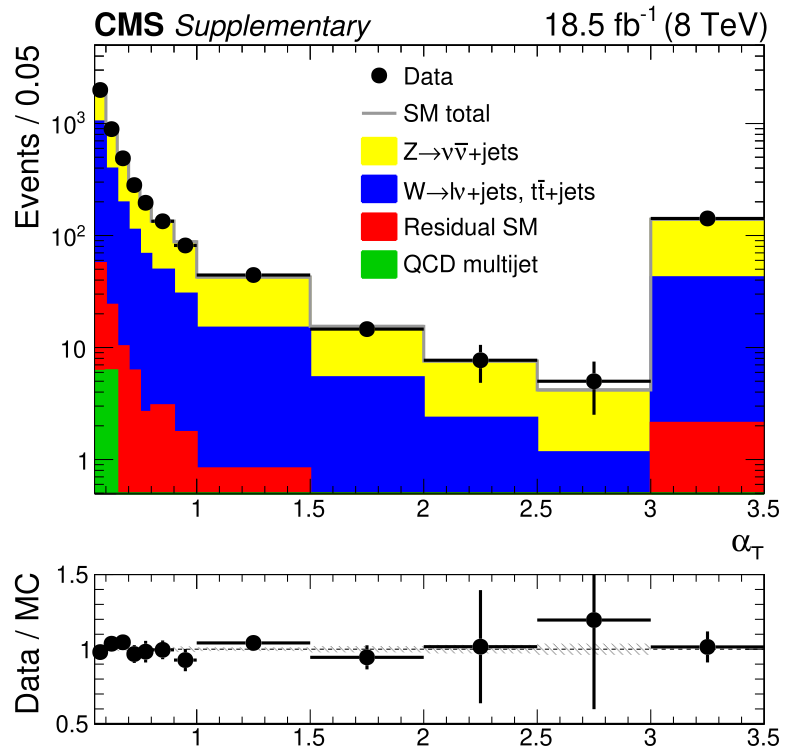

This figure's Python source:
import ROOT as r
from setTDRStyle import setTDRStyle
from array import *
from histos import *
from collections import OrderedDict as odict 

################################################################################
# Params

setTDRStyle()
r.gStyle.SetOptFit(0)
r.gStyle.SetOptStat(0)

################################################################################
# Canvas

c = r.TCanvas("","")
c.Range(0.,0.,1.,1.)
c.SetFillColor(0)
c.SetBorderMode(0)
c.SetBorderSize(0)
c.SetTickx(1)
c.SetTicky(1)
c.SetFrameBorderMode(0)
#c.SetLogy()
c.Draw()

################################################################################
# Upper pad

c.cd()
u = r.TPad("","",0.,0.25,1.,1.)
u.Range(0.,0.,1.,1.)
u.SetFillColor(0)
u.SetBorderMode(0)
u.SetBorderSize(0)
u.SetFrameBorderMode(0)
u.SetTickx(1) 
u.SetTicky(1)
u.SetLogy()
u.Draw()
u.cd()

################################################################################
# Add blank histo

upper = Histo(name="",title="",min=0.5,max=5000.)
upper.h_.SetNdivisions(508,"XY")
upper.h_.SetTickLength(0.03,"XY")
upper.h_.SetTitleSize(0.06,"X")
upper.h_.SetTitleSize(0.06,"Y")
upper.h_.SetLabelSize(0.045,"X")
upper.h_.SetLabelSize(0.045,"Y")
upper.rebin()
upper.h_.GetXaxis().SetRangeUser(0.55,3.5)
upper.draw()

str1 = "CMS"
txt1 = r.TLatex(0.12,0.935,str1)
txt1.SetNDC()
txt1.SetTextFont(42)
txt1.SetTextSize(0.06)
txt1.Draw("same")

str3 = "%s fb^{-1} (%s TeV)" % ( 18.5, 8 )
txt3 = r.TLatex(0.69,0.935,str3)
txt3.SetNDC()
txt3.SetTextFont(42)
txt3.SetTextSize(0.06)
txt3.Draw("same")

total.draw("samehist")

sm.h_.SetMarkerSize(0.)
sm.h_.SetLineStyle(1)
sm.h_.SetLineColor(r.kGray+1)
sm.h_.SetLineWidth(3)
sm.h_.SetFillStyle(3004)
sm.draw("sameE1")

lostlepton.draw("samehist")
residual.draw("samehist")
qcd.draw("samehist")
sm.draw("samehist")
#r.gStyle.SetErrorX(0.)
data.draw("same")

r.gPad.RedrawAxis()

leg = r.TLegend(0.45,0.5,0.7,0.9,"","brNDC");
leg.SetTextFont(42)
leg.SetTextSize(0.045)
leg.SetBorderSize(0)
leg.SetLineColor(0)
leg.SetFillColor(0)
for sample,title,opts in [(data.h_,"Data","p"),
                          (sm.h_,"SM total","lf"),
                          (total.h_,"Z#rightarrow#nu#bar{#nu}+jets","f"),
                          (lostlepton.h_,"W#rightarrowl#nu+jets, t#bar{t}+jets","f"),
                          (residual.h_,"Residual SM","f"),
                          (qcd.h_,"QCD multijet","f"),
                          ] :
    print sample,title
    entry = leg.AddEntry(sample,title,opts)
#    entry->SetLineColor(4)
#    entry->SetLineStyle(1)
#    entry->SetLineWidth(3)
#    entry->SetMarkerColor(1)
#    entry->SetMarkerStyle(21)
#    entry->SetMarkerSize(1)
#    entry->SetTextFont(62)
    
leg.Draw("same")


################################################################################
# Lower pad

c.cd()
d = r.TPad("","",0.,0.01,1.,0.26)
d.Range(0.,0.,1.,1.)
d.SetFillColor(0)
d.SetBorderMode(0)
d.SetBorderSize(0)
d.SetFrameBorderMode(0)
d.SetTickx(1)
d.SetTicky(1)
#d.SetLogy()
d.Draw()
d.cd()

################################################################################
# Add blank histo

lower = Histo(name="",title="",min=0.5,max=1.5,)
lower.h_.SetLineWidth(2)
lower.h_.SetNdivisions(508,"X")
lower.h_.SetNdivisions(502,"Y")
lower.h_.SetTickLength(0.09,"X")
lower.h_.SetTickLength(0.03,"Y")
lower.h_.SetLabelSize(0.135,"X")
lower.h_.SetLabelSize(0.135,"Y")
lower.h_.SetTitle(";;Data / MC")
lower.h_.SetTitleSize(0.18,"Y")
lower.h_.SetTitleOffset(0.3,"Y")
lower.rebin()
lower.h_.GetXaxis().SetRangeUser(0.55,3.5)
lower.draw()

line = r.TLine(0.55,1.,3.5,1.)
line.SetLineWidth(1)
line.SetLineStyle(2)

mcstat.draw("sameE2")
line.Draw("same")
ratio.draw("same")

################################################################################
# Update canvas and save 

c.Modified()
c.Update()
c.SaveAs("temp.pdf")
#raw_input("")
